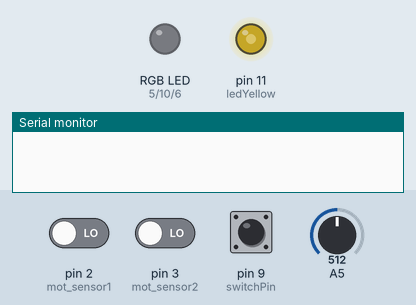
This sketch was run on a simulated Arduino Uno, built with avr-gcc and run on an emulated ATmega328P. On the bench: an RGB LED mixed from three pins (HIGH = lit), output pins drawn as LEDs (lit = HIGH), the last lines printed to the serial monitor. The inputs (shaded band) are chosen by the test bench; at power-on: pin 2 (mot_sensor1) LOW, pin 3 (mot_sensor2) LOW, A5 = 512, pin 9 (switchPin) HIGH. Dim RGB values are drawn brighter than linear.

Above: at 1.2 s.
1.3 s: pin 2 (mot_sensor1) driven HIGH
At 2.3 s:
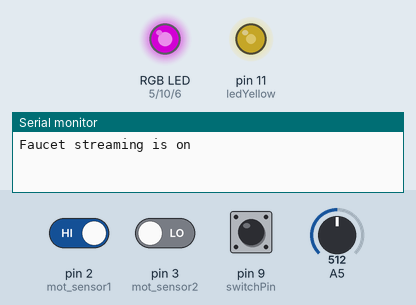
2.8 s: pin 3 (mot_sensor2) driven HIGH
At 3.7 s:
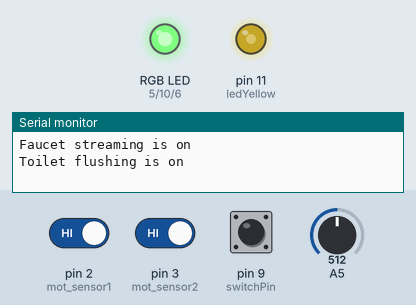
4.3 s: A5 set to 716
At 5.5 s:
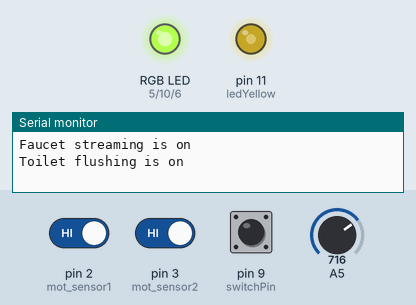
5.8 s: pin 9 (switchPin) pulled LOW for 0.15 s
At 6.6 s:
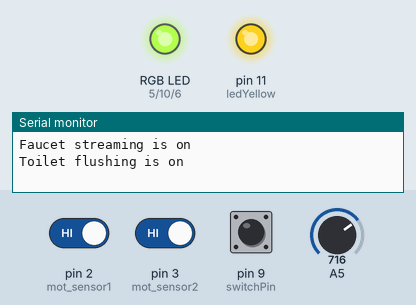
7.4 s: pin 2 (mot_sensor1) driven LOW
At 10.2 s:
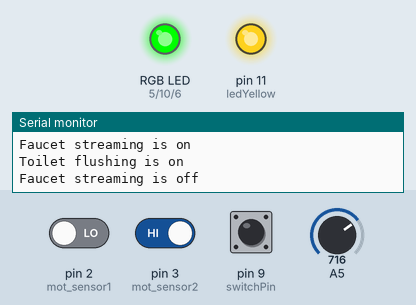
10.4 s: pin 3 (mot_sensor2) driven LOW
At 11.9 s:
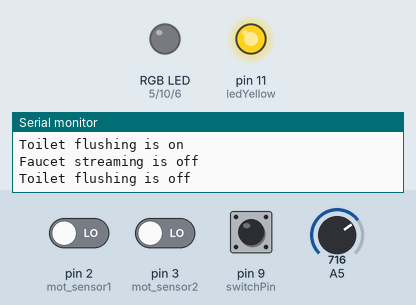
Timing chart, 0 to 12.9 s (numbered marks = the images above; inputs shaded):
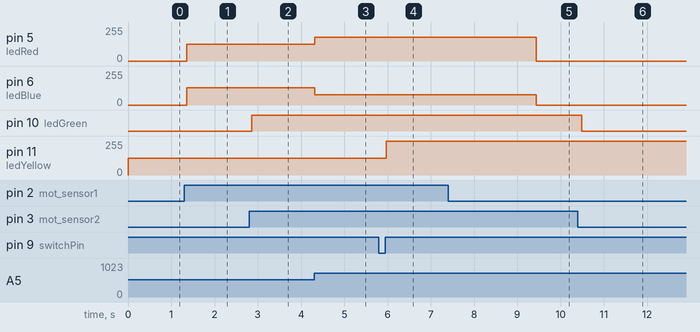

Measured:
- after the input at 1.3 s, pin 5 (ledRed): 0/255 → 127/255 after 0.05 s; pin 6 (ledBlue): 0/255 → 128/255 after 0.06 s
- after the input at 2.8 s, pin 10 (ledGreen): LOW → HIGH after 0.06 s
- after the input at 4.3 s, pin 5 (ledRed): 127/255 → 178/255 at once; pin 6 (ledBlue): 128/255 → 77/255 at once
- after the input at 5.8 s, pin 11 (ledYellow): 127/255 → 254/255 after 0.18 s
- after the input at 7.4 s, pin 5 (ledRed): 178/255 → 0/255 after 2.0 s; pin 6 (ledBlue): 77/255 → 0/255 after 2.0 s
- after the input at 10.4 s, pin 10 (ledGreen): HIGH → LOW after 0.09 s

The sketch:

Student_House_Bathroom.ino
```cpp
// Constants
const int ledRed = 5;
const int ledBlue = 6;
const int switchPin = 9;
const int ledGreen = 10;
const int ledYellow = 11;
const int INTERVAL5000 = 5000;
const int INTERVAL2000 = 2000;
int maxLight = 255;
int halfLight = 127;

// Initialization
boolean lastButton = LOW;
boolean currentButton = LOW;

int ledYellowLevel = 0;
int mot_sensor1 = 2;              // the pin that the sensor is attached to
int mot_sensor2 = 3;
int stream = LOW;             // by default, no motion detected
int flushing = LOW;
int streaming = LOW;
int val = 0;                 // variable to store the sensor status (value)
int val2 = 0;
int resetTime = 0;
int passedTime = 0;
int passedWaterTime = 0;
int resetWaterTime = 0;

int hotWaterPerc = 0;       // hot water percentage
int coldWaterPerc = 0;      // cold water percentage

void setup() {
  pinMode(switchPin, INPUT); // initilize pin as input
  pinMode(ledYellow, OUTPUT); //initilize les as an output
  pinMode(ledBlue, OUTPUT);      // initalize LED as an output
  pinMode(ledRed, OUTPUT);  // initalize LED as an output
  pinMode(ledGreen, OUTPUT);  // initalize LED as an output
  pinMode(mot_sensor1, INPUT);    // initialize sensor as an input
  Serial.begin(9600);        // initialize serial

}

boolean debounce(boolean last)
{
  boolean current = digitalRead(switchPin);
  if (last != current)
  {
    current = digitalRead(switchPin);
  }
  return current;
}

/*  Button control */
void buttonControl() {
  currentButton = debounce(lastButton);

  if (lastButton == LOW && currentButton == HIGH)
  {
    ledYellowLevel = ledYellowLevel + halfLight;
  }
  lastButton = currentButton;

  if (ledYellowLevel > maxLight) ledYellowLevel = 0;
  analogWrite(ledYellow, ledYellowLevel);
}


void tapControl() {
  int potMeasure = analogRead(A5);
  unsigned long currentWaterTime = millis();
  val = digitalRead(mot_sensor1);

  switch(streaming) {
    case true:
      hotWaterPerc = map(potMeasure, 1, 1023, 0, 255);
      coldWaterPerc = 255 - hotWaterPerc;
      analogWrite(ledRed, hotWaterPerc);
      analogWrite(ledBlue, coldWaterPerc);

      passedWaterTime = currentWaterTime - resetWaterTime;
      if ((passedWaterTime > INTERVAL2000) && (val == LOW)) {
          streaming = false;
          Serial.println("Faucet streaming is off");
      }
      if (val == HIGH) {
        resetWaterTime = currentWaterTime;
      }
    break;

    case false:
      digitalWrite(ledBlue, LOW);
      digitalWrite(ledRed, LOW);
      if (val == HIGH) {
        streaming = true;
        Serial.println("Faucet streaming is on");
        resetWaterTime = currentWaterTime;
      }
    break;
    default:
      streaming = false;
    break;
  }
}
//  Another solution for faucet
//  val = digitalRead(mot_sensor1);   // read sensor value
//  if (val == HIGH) {           // check if the sensor is HIGH
//    digitalWrite(ledBlue, HIGH);   // turn LED ON
//    digitalWrite(ledRed, HIGH);
//
//    hotWaterPerc = map(potMeasure, 1, 1023, 0, 255);
//    coldWaterPerc = 1023 - hotWaterPerc;
//
//    analogWrite(ledRed, hotWaterPerc);
//    analogWrite(ledBlue, coldWaterPerc);
//
//    if (stream == LOW) {
//      Serial.println("Faucet stream is on");
//      stream = HIGH;       // update variable stream to HIGH
//    }
//  }
//  else {
//    digitalWrite(ledBlue, LOW); // turn LED OFF
//    digitalWrite(ledRed, LOW);
//
//    if (stream == HIGH) {
//      Serial.println("Faucet stream is off");
//      stream = LOW;       // update variable stream to LOW
//    }
//  }
//}

void toiletControl () {
  unsigned long currentTime = millis();
  val2 = digitalRead(mot_sensor2);   // read sensor value

  switch (flushing) {
    case true:
      digitalWrite(ledGreen, HIGH);
      passedTime = currentTime - resetTime;
      if ((passedTime > INTERVAL5000) && (val2 == LOW)) {
        flushing = false;
        Serial.println("Toilet flushing is off");
      }
    break;
    case false:
      digitalWrite(ledGreen, LOW);
      if (val2 == HIGH) {
        flushing = true;
        Serial.println("Toilet flushing is on");
        resetTime = currentTime;
      }
    break;
    default:
      flushing = false;
    break;
  }
}


// main loop
void loop() {

  // control the lights with the button
  buttonControl();

  // Tap control
  tapControl ();


  // Toilet control
  toiletControl ();
  delay(50);
}
```
